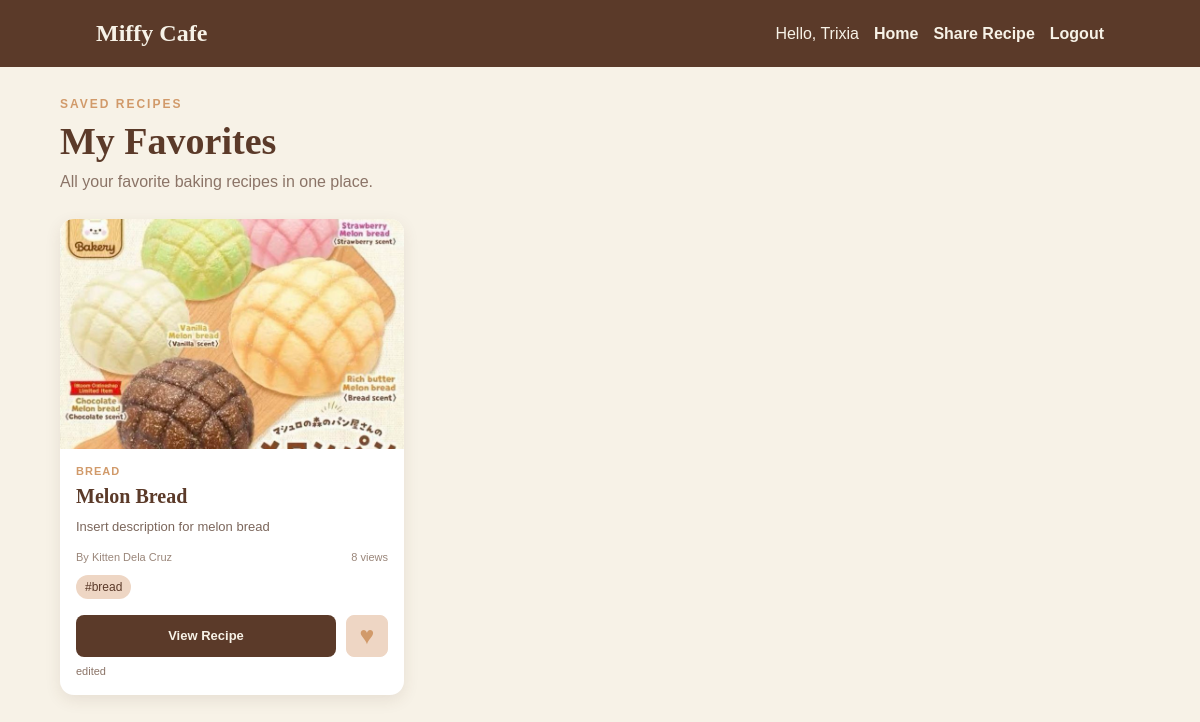
The page /favorites.php (signed in) on the database its author committed.
### tables this page shows
CREATE TABLE `recipes` (
  `id` int(11) NOT NULL,
  `user_id` int(11) NOT NULL,
  `category_id` int(11) NOT NULL,
  `title` varchar(150) NOT NULL,
  `description` varchar(500) NOT NULL,
  `steps` text NOT NULL,
  `tags` varchar(255) DEFAULT NULL,
  `image` varchar(255) DEFAULT NULL,
  `view_count` int(11) NOT NULL DEFAULT 0,
  `is_edited` tinyint(1) NOT NULL DEFAULT 0,
  `created_at` timestamp NOT NULL DEFAULT current_timestamp(),
  `updated_at` timestamp NOT NULL DEFAULT current_timestamp() ON UPDATE current_timestamp()
);

CREATE TABLE `categories` (
  `id` int(11) NOT NULL,
  `name` varchar(100) NOT NULL
);

CREATE TABLE `users` (
  `id` int(11) NOT NULL,
  `name` varchar(100) NOT NULL,
  `email` varchar(255) NOT NULL,
  `password` varchar(255) NOT NULL,
  `created_at` timestamp NOT NULL DEFAULT current_timestamp()
);

### classes/Favorite.php (called while the page is built, shortened)
<?php
class Favorite
{
    private PDO $pdo;
    public function __construct(PDO $pdo)
    {
        $this->pdo = $pdo;
    }
    public function getByUser(int $userId): array
    {
        $stmt = $this->pdo->prepare(
            'SELECT
                recipes.*,
                users.name AS author_name,
                categories.name AS category_name
             FROM favorites
             INNER JOIN recipes
             ON favorites.recipe_id = recipes.id
             INNER JOIN users
             ON recipes.user_id = users.id
             INNER JOIN categories
             ON recipes.category_id = categories.id
             WHERE favorites.user_id = :user_id
             ORDER BY favorites.created_at DESC'
        );
        $stmt->execute([
            ':user_id' => $userId
        ]);
        return $stmt->fetchAll();
    }
}

### favorites.php (the view, shortened to what this page needs)
<?php
require 'db.php';
require 'classes/Favorite.php';
$favoriteModel = new Favorite($pdo);
$favorites = $favoriteModel->getByUser(
    $_SESSION['user_id']
);
?>
<!DOCTYPE html>
<html lang="en">
<head>
    <link rel="stylesheet" href="style.css">
</head>
<body>
<nav>
    <h2>Miffy Cafe</h2>
    <div>
        <span>
            Hello,
            <?= htmlspecialchars($_SESSION['user_name']) ?>
        </span>
        <a href="index.php">
            Home
        </a>
        <a href="create_recipe.php">
            Share Recipe
        </a>
        <a href="logout.php">
            Logout
        </a>
    </div>
</nav>
<main>
    <div class="home-heading">
        <p class="home-eyebrow">SAVED RECIPES</p>
        <h1>My Favorites</h1>
        <p>
            All your favorite baking recipes in one place.
        </p>
    </div>
    <?php if (!$favorites): ?>
        <div class="empty-state">
            <h2>No favorites yet</h2>
            <p>
                Save recipes you love and they will appear here.
            </p>
            <a
                href="index.php"
                class="empty-state-link"
            >
                Browse Recipes
            </a>
        </div>
    <?php else: ?>
        <div class="recipe-grid">
            <?php foreach ($favorites as $recipe): ?>
                <div class="recipe-card">
                    <a
                        href="recipe.php?id=<?= $recipe['id'] ?>"
                        class="recipe-image-link"
                    >
                        <?php if ($recipe['image']): ?>
                            <img
                                class="recipe-card-image"
                                src="images/recipes/<?= htmlspecialchars($recipe['image']) ?>"
                                alt="<?= htmlspecialchars($recipe['title']) ?>"
                            >
                        <?php else: ?>
                            <div class="recipe-image-placeholder">
                                No Image
                            </div>
                        <?php endif; ?>
                    </a>
                    <div class="recipe-card-content">
                        <p class="recipe-category">
                            <?= htmlspecialchars($recipe['category_name']) ?>
                        </p>
                        <h2 class="recipe-card-title">
                            <a href="recipe.php?id=<?= $recipe['id'] ?>">
                                <?= htmlspecialchars($recipe['title']) ?>
                            </a>
                        </h2>
                        <p class="recipe-card-description">
                            <?= htmlspecialchars($recipe['description']) ?>
                        </p>
                        <div class="recipe-card-meta">
                            <span>
                                By <?= htmlspecialchars($recipe['author_name']) ?>
                            </span>
                            <span>
                                <?= $recipe['view_count'] ?> views
                            </span>
                        </div>
                        <?php if ($recipe['tags']): ?>
                            <div class="recipe-tags">
                                <?php foreach (array_slice(explode(',', $recipe['tags']), 0, 3) as $tag): ?>
                                    <span class="tag">
                                        #<?= htmlspecialchars(trim($tag)) ?>
                                    </span>
                                <?php endforeach; ?>
                            </div>
                        <?php endif; ?>
                        <div class="recipe-card-footer">
                            <a
                                href="recipe.php?id=<?= $recipe['id'] ?>"
                                class="view-recipe-button"
                            >
                                View Recipe
                            </a>
                            <button
                                type="button"
                                class="heart-button active"
                                data-recipe-id="<?= $recipe['id'] ?>"
                                aria-label="Remove from favorites"
                            >
                                ♥
                            </button>
                        </div>
                        <?php if ($recipe['is_edited']): ?>
                            <span class="edited">
                                edited
                            </span>
                        <?php endif; ?>
                    </div>
                </div>
            <?php endforeach; ?>
        </div>
    <?php endif; ?>
</main>
</body>
</html>

### style.css (style rules this page uses)
* { box-sizing: border-box; }
html, body { margin: 0; padding: 0; }
body { font-family: Arial, Helvetica, sans-serif; background: #F7F2E7; color: #5B3A29; }
nav { display: flex; justify-content: space-between; align-items: center; gap: 20px; padding: 20px 8%; background: #5B3A29; color: #F7F2E7; }
nav h2 { margin: 0; font-family: Georgia, "Times New Roman", serif; }
nav div { display: flex; align-items: center; gap: 15px; }
nav a { color: #F7F2E7; text-decoration: none; font-weight: 600; }
main { width: 90%; max-width: 1100px; margin: 30px auto; }
.home-heading { margin-bottom: 28px; }
.home-eyebrow { margin: 0 0 8px; color: #D19A6A; font-size: 12px; font-weight: 700; letter-spacing: 2px; }
.home-heading h1 { margin: 0; font-family: Georgia, "Times New Roman", serif; font-size: 38px; color: #5B3A29; }
.home-heading > p:last-child { margin: 10px 0 0; color: #8B7467; }
input, textarea, select, button { width: 100%; padding: 12px; font: inherit; border: 1px solid #BFA88C; border-radius: 8px; }
button { border: none; background: #5B3A29; color: #F7F2E7; cursor: pointer; font-weight: 700; }
.recipe-grid { display: grid; grid-template-columns: repeat(3, minmax(0, 1fr)); gap: 24px; }
.recipe-card { background: #FFFFFF; border-radius: 14px; overflow: hidden; box-shadow: 0 5px 16px rgba(91, 58, 41, 0.1); transition: transform 0.2s ease, box-shadow 0.2s ease; }
.recipe-image-link { display: block; width: 100%; }
.recipe-card-image { width: 100%; height: 230px; display: block; object-fit: cover; }
.recipe-card-content { padding: 16px; }
.recipe-category { margin: 0 0 7px; color: #D19A6A; font-size: 11px; font-weight: 700; text-transform: uppercase; letter-spacing: 1px; }
.recipe-card-title { margin: 0 0 8px; font-family: Georgia, "Times New Roman", serif; font-size: 20px; line-height: 1.25; }
.recipe-card-title a { color: #5B3A29; text-decoration: none; }
.recipe-card-description { margin: 0 0 14px; color: #7B665B; font-size: 13px; line-height: 1.5; display: -webkit-box; -webkit-line-clamp: 2; -webkit-box-orient: vertical; overflow: hidden; }
.recipe-card-meta { display: flex; justify-content: space-between; gap: 10px; margin-bottom: 12px; color: #9A867A; font-size: 11px; }
.recipe-tags { display: flex; flex-wrap: wrap; gap: 5px; }
.tag { display: inline-block; padding: 5px 9px; background: #EED6C4; color: #5B3A29; border-radius: 20px; font-size: 12px; }
.recipe-card-footer { display: flex; align-items: center; gap: 10px; margin-top: 16px; }
.view-recipe-button { flex: 1; display: flex; align-items: center; justify-content: center; min-height: 42px; padding: 10px 16px; background: #5B3A29; color: #F7F2E7; border-radius: 8px; text-decoration: none; font-size: 13px; font-weight: 700; transition: background 0.2s ease; }
.heart-button { flex: 0 0 42px; width: 42px; height: 42px; padding: 0; display: flex; align-items: center; justify-content: center; border: 1px solid #EED6C4; border-radius: 8px; background: #F7F2E7; color: #D19A6A; font-size: 25px; line-height: 1; cursor: pointer; transition: background 0.2s ease, color 0.2s ease, transform 0.2s ease; }
.heart-button.active { background: #EED6C4; color: #D19A6A; }
.edited { display: inline-block; margin-top: 8px; font-size: 11px; color: #8B7467; }

### rows shown on the page
recipes: image (picture), category.name "BREAD", title "Melon Bread", description "Insert description for melon bread", user.name "Kitten Dela Cruz", view_count "8", tags "bread", is_edited "edited"

### other values the page prints
$_SESSION['user_name'] "Trixia"
